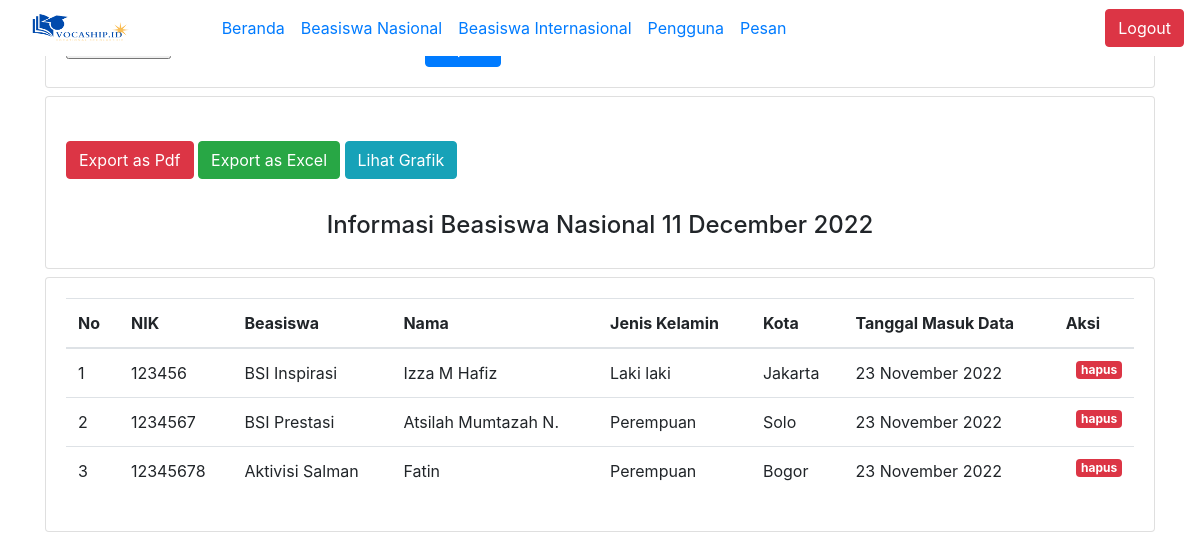
The page /index.php/beasiswan on the database its author committed.
### tables this page shows
CREATE TABLE `beasiswa_nasional` (
  `id` int(11) NOT NULL,
  `nik` int(11) NOT NULL,
  `beasiswa` varchar(110) NOT NULL,
  `nama` varchar(21) NOT NULL,
  `jenis_kelamin` varchar(11) NOT NULL,
  `kota` varchar(12) NOT NULL,
  `date_created` int(11) NOT NULL,
  `date_modified` int(11) NOT NULL
);

### application/controllers/BeasiswaN.php (called while the page is built, shortened)
<?php
class BeasiswaN extends CI_Controller
{
    public function __construct()
    {
        $this->load->model('BeasiswaN_model');
    }
    public function index()
    {
        $tanggalawal = $this->input->get('tanggalawal');
        $tanggalakhir = $this->input->get('tanggalakhir');
        $data['title'] = 'Export Import';
        $data['semuabeasiswan'] = $this->BeasiswaN_model->getdatabeasiswan($tanggalawal, $tanggalakhir);
        $this->load->view('index/index', $data);
    }
}

### index.php (called while the page is built, shortened)
<?php
require_once BASEPATH.'core/CodeIgniter.php';

### application/models/BeasiswaN_model.php (called while the page is built, shortened)
<?php
class Beasiswan_model extends CI_Model
{
    public function getdatabeasiswan($tanggalawal = null, $tanggalakhir = null)
    {
        return $this->db->get('beasiswa_nasional')->result_array();
    }
}

### application/views/index/index.php (the view, shortened to what this page needs)
<!doctype html>
<html lang="en">
<head>
</head>
<body>
    <div class="container">
        <div class="row mt-2">
            <div class="col-12">
                <div class="card">
                    <div class="card-body">
                        <?= form_open_multipart('beasiswan/uploaddata') ?>
                        <div class="form-row">
                            <div class="col-4">
                            </div>
                            <div class="col">
                                <button type="submit" class="btn btn-primary">Import</button>
                            </div>
                            <div class="col">
                            </div>
                        </div>
                        <?= form_close(); ?>
                    </div>
                </div>
                <div class="card mt-2">
                    <div class="card-body">
                        <?php
                        $tanggalwal = $this->input->get('tanggalawal');
                        $tanggakhir = $this->input->get('tanggalakhir');
                        ?>
                        <?php if (!$tanggalwal && !$tanggakhir) : ?>
                            <a href="<?= base_url('beasiswan/mpdf'); ?>" class="btn btn-danger">Export as Pdf</a>
                            <a href="<?= base_url('beasiswan/excel'); ?>" class="btn btn-success">Export as Excel</a>
                            <a href="<?= base_url('beasiswan/highchart'); ?>" class="btn btn-info">Lihat Grafik</a>
                            <br><br>
                            <h4 class="text-center mt-2"> Informasi Beasiswa Nasional <?= date('d F Y'); ?> </h4>
                        <?php endif; ?>
                    </div>
                </div>
                <div class="card mt-2">
                    <div class="card-body">
                        <table class="table table-hover">
                            <thead>
                                <tr>
                                    <th scope="col">No</th>
                                    <th scope="col">NIK</th>
                                    <th scope="col">Beasiswa</th>
                                    <th scope="col">Nama</th>
                                    <th scope="col">Jenis Kelamin</th>
                                    <th scope="col">Kota</th>
                                    <th scope="col">Tanggal Masuk Data</th>
                                    <th scope="col">Aksi</th>
                                </tr>
                            </thead>
                            <tbody>
                                <?php $i = 1;
                                foreach ($semuabeasiswan as $beasiswan) : ?>
                                    <tr>
                                        <td><?= $i++; ?></td>
                                        <td><?= $beasiswan['nik']; ?></td>
                                        <td><?= $beasiswan['beasiswa']; ?></td>
                                        <td><?= $beasiswan['nama']; ?></td>
                                        <td><?= $beasiswan['jenis_kelamin']; ?></td>
                                        <td><?= $beasiswan['kota']; ?></td>
                                        <td><?= date('d F Y', $beasiswan['date_created']);  ?></td>
                                        <td>
                                            <a href="<?= base_url(); ?>beasiswan/hapus/<?= $beasiswan ['id']; ?>"
                                            class="badge badge-danger float-right" onclick="return confirm('yakin?');">hapus</a>
                                        </td>
                                    </tr> <?php endforeach; ?>
                            </tbody>
                        </table>
                    </div>
                </div>
            </div>
        </div>
    </div>
</body>

### rows shown on the page
beasiswa_nasional: nik "123456", beasiswa "BSI Inspirasi", nama "Izza M Hafiz", jenis_kelamin "Laki laki", kota "Jakarta", date_created "23 November 2022"
beasiswa_nasional: nik "1234567", beasiswa "BSI Prestasi", nama "Atsilah Mumtazah N.", jenis_kelamin "Perempuan", kota "Solo", date_created "23 November 2022"
beasiswa_nasional: nik "12345678", beasiswa "Aktivisi Salman", nama "Fatin", jenis_kelamin "Perempuan", kota "Bogor", date_created "23 November 2022"
